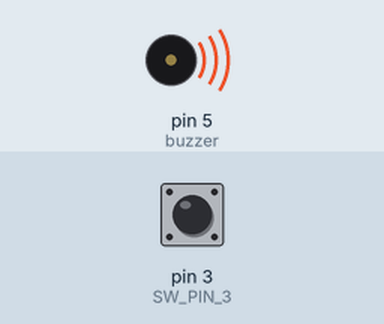
Bench run of a sketch on a simulated Arduino Uno, built with avr-gcc and run on an emulated ATmega328P. Shown: buzzer (waves = sounding). Inputs (shaded band) come from the test bench; at power-on: pin 3 (SW_PIN_3) LOW.

Above: at 0.1 s.
At 95.8 s:
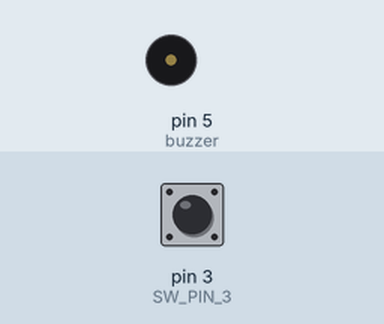
Timing chart, 0 to 97.3 s (numbered marks = the images above):
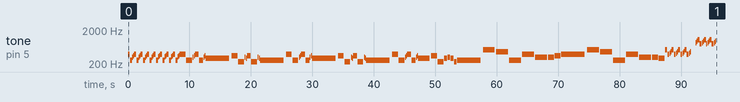

The sketch:

buzz.ino
```cpp
/*
  Game of Thrones
  Connect a piezo buzzer or speaker to pin 11 or select a new pin.
  More songs available at https://github.com/robsoncouto/arduino-songs

                                              Robson Couto, 2019
*/

#define SW_PIN_3 3

#define NOTE_B0  31
#define NOTE_C1  33
#define NOTE_CS1 35
#define NOTE_D1  37
#define NOTE_DS1 39
#define NOTE_E1  41
#define NOTE_F1  44
#define NOTE_FS1 46
#define NOTE_G1  49
#define NOTE_GS1 52
#define NOTE_A1  55
#define NOTE_AS1 58
#define NOTE_B1  62
#define NOTE_C2  65
#define NOTE_CS2 69
#define NOTE_D2  73
#define NOTE_DS2 78
#define NOTE_E2  82
#define NOTE_F2  87
#define NOTE_FS2 93
#define NOTE_G2  98
#define NOTE_GS2 104
#define NOTE_A2  110
#define NOTE_AS2 117
#define NOTE_B2  123
#define NOTE_C3  131
#define NOTE_CS3 139
#define NOTE_D3  147
#define NOTE_DS3 156
#define NOTE_E3  165
#define NOTE_F3  175
#define NOTE_FS3 185
#define NOTE_G3  196
#define NOTE_GS3 208
#define NOTE_A3  220
#define NOTE_AS3 233
#define NOTE_B3  247
#define NOTE_C4  262
#define NOTE_CS4 277
#define NOTE_D4  294
#define NOTE_DS4 311
#define NOTE_E4  330
#define NOTE_F4  349
#define NOTE_FS4 370
#define NOTE_G4  392
#define NOTE_GS4 415
#define NOTE_A4  440
#define NOTE_AS4 466
#define NOTE_B4  494
#define NOTE_C5  523
#define NOTE_CS5 554
#define NOTE_D5  587
#define NOTE_DS5 622
#define NOTE_E5  659
#define NOTE_F5  698
#define NOTE_FS5 740
#define NOTE_G5  784
#define NOTE_GS5 831
#define NOTE_A5  880
#define NOTE_AS5 932
#define NOTE_B5  988
#define NOTE_C6  1047
#define NOTE_CS6 1109
#define NOTE_D6  1175
#define NOTE_DS6 1245
#define NOTE_E6  1319
#define NOTE_F6  1397
#define NOTE_FS6 1480
#define NOTE_G6  1568
#define NOTE_GS6 1661
#define NOTE_A6  1760
#define NOTE_AS6 1865
#define NOTE_B6  1976
#define NOTE_C7  2093
#define NOTE_CS7 2217
#define NOTE_D7  2349
#define NOTE_DS7 2489
#define NOTE_E7  2637
#define NOTE_F7  2794
#define NOTE_FS7 2960
#define NOTE_G7  3136
#define NOTE_GS7 3322
#define NOTE_A7  3520
#define NOTE_AS7 3729
#define NOTE_B7  3951
#define NOTE_C8  4186
#define NOTE_CS8 4435
#define NOTE_D8  4699
#define NOTE_DS8 4978
#define REST      0


// change this to make the song slower or faster
int tempo = 85;

// change this to whichever pin you want to use
int buzzer = 5;

// notes of the moledy followed by the duration.
// a 4 means a quarter note, 8 an eighteenth , 16 sixteenth, so on
// !!negative numbers are used to represent dotted notes,
// so -4 means a dotted quarter note, that is, a quarter plus an eighteenth!!
int melody[] = {

  // Game of Thrones
  // Score available at https://musescore.com/user/8407786/scores/2156716

  NOTE_G4,8, NOTE_C4,8, NOTE_DS4,16, NOTE_F4,16, NOTE_G4,8, NOTE_C4,8, NOTE_DS4,16, NOTE_F4,16, //1
  NOTE_G4,8, NOTE_C4,8, NOTE_DS4,16, NOTE_F4,16, NOTE_G4,8, NOTE_C4,8, NOTE_DS4,16, NOTE_F4,16,
  NOTE_G4,8, NOTE_C4,8, NOTE_E4,16, NOTE_F4,16, NOTE_G4,8, NOTE_C4,8, NOTE_E4,16, NOTE_F4,16,
  NOTE_G4,8, NOTE_C4,8, NOTE_E4,16, NOTE_F4,16, NOTE_G4,8, NOTE_C4,8, NOTE_E4,16, NOTE_F4,16,
  NOTE_G4,-4, NOTE_C4,-4,//5

  NOTE_DS4,16, NOTE_F4,16, NOTE_G4,4, NOTE_C4,4, NOTE_DS4,16, NOTE_F4,16, //6
  NOTE_D4,-1, //7 and 8
  NOTE_F4,-4, NOTE_AS3,-4,
  NOTE_DS4,16, NOTE_D4,16, NOTE_F4,4, NOTE_AS3,-4,
  NOTE_DS4,16, NOTE_D4,16, NOTE_C4,-1, //11 and 12

  //repeats from 5
  NOTE_G4,-4, NOTE_C4,-4,//5

  NOTE_DS4,16, NOTE_F4,16, NOTE_G4,4, NOTE_C4,4, NOTE_DS4,16, NOTE_F4,16, //6
  NOTE_D4,-1, //7 and 8
  NOTE_F4,-4, NOTE_AS3,-4,
  NOTE_DS4,16, NOTE_D4,16, NOTE_F4,4, NOTE_AS3,-4,
  NOTE_DS4,16, NOTE_D4,16, NOTE_C4,-1, //11 and 12
  NOTE_G4,-4, NOTE_C4,-4,
  NOTE_DS4,16, NOTE_F4,16, NOTE_G4,4,  NOTE_C4,4, NOTE_DS4,16, NOTE_F4,16,

  NOTE_D4,-2,//15
  NOTE_F4,-4, NOTE_AS3,-4,
  NOTE_D4,-8, NOTE_DS4,-8, NOTE_D4,-8, NOTE_AS3,-8,
  NOTE_C4,-1,
  NOTE_C5,-2,
  NOTE_AS4,-2,
  NOTE_C4,-2,
  NOTE_G4,-2,
  NOTE_DS4,-2,
  NOTE_DS4,-4, NOTE_F4,-4,
  NOTE_G4,-1,

  NOTE_C5,-2,//28
  NOTE_AS4,-2,
  NOTE_C4,-2,
  NOTE_G4,-2,
  NOTE_DS4,-2,
  NOTE_DS4,-4, NOTE_D4,-4,
  NOTE_C5,8, NOTE_G4,8, NOTE_GS4,16, NOTE_AS4,16, NOTE_C5,8, NOTE_G4,8, NOTE_GS4,16, NOTE_AS4,16,
  NOTE_C5,8, NOTE_G4,8, NOTE_GS4,16, NOTE_AS4,16, NOTE_C5,8, NOTE_G4,8, NOTE_GS4,16, NOTE_AS4,16,

  REST,4, NOTE_GS5,16, NOTE_AS5,16, NOTE_C6,8, NOTE_G5,8, NOTE_GS5,16, NOTE_AS5,16,
  NOTE_C6,8, NOTE_G5,16, NOTE_GS5,16, NOTE_AS5,16, NOTE_C6,8, NOTE_G5,8, NOTE_GS5,16, NOTE_AS5,16,
};

// sizeof gives the number of bytes, each int value is composed of two bytes (16 bits)
// there are two values per note (pitch and duration), so for each note there are four bytes
int notes = sizeof(melody) / sizeof(melody[0]) / 2;

// this calculates the duration of a whole note in ms
int wholenote = (60000 * 4) / tempo;

int divider = 0, noteDuration = 0;

void setup() {
  // iterate over the notes of the melody.
  // Remember, the array is twice the number of notes (notes + durations)
  for (int thisNote = 0; thisNote < notes * 2; thisNote = thisNote + 2) {

    // calculates the duration of each note
    divider = melody[thisNote + 1];
    if (divider > 0) {
      // regular note, just proceed
      noteDuration = (wholenote) / divider;
    } else if (divider < 0) {
      // dotted notes are represented with negative durations!!
      noteDuration = (wholenote) / abs(divider);
      noteDuration *= 1.5; // increases the duration in half for dotted notes
    }

    // we only play the note for 90% of the duration, leaving 10% as a pause
    tone(buzzer, melody[thisNote], noteDuration * 0.9);

    // Wait for the specief duration before playing the next note.
    delay(noteDuration);
    int pin_val = 0;

    pin_val = digitalRead(SW_PIN_3);
    if(pin_val) {
    // stop the waveform generation before the next note.
      noTone(buzzer);
    }
  }
}

void loop() {
  // no need to repeat the melody.
}
```
